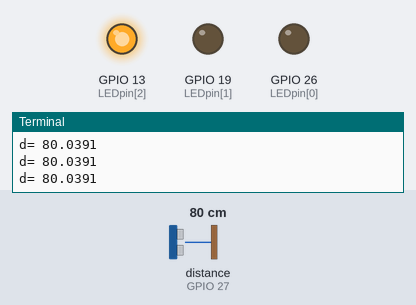
A program run on a simulated Raspberry Pi (BCM pin numbers). Parts: output pins drawn as LEDs (lit = HIGH), the last lines printed to the terminal. Inputs (shaded band) come from the test bench; at power-on: distance to the obstacle (sensor on GPIO 27) 80 cm. The echo pulse lasts 58.3 µs per cm; the clock reads 2024-03-15 10:24:30 at power-on unless the program sets it; pins used as bus, display or sensor lines are not drawn.

Above: at 1.2 s.
1.3 s: distance to the obstacle (sensor on GPIO 27) set to 76 cm
At 2.3 s:
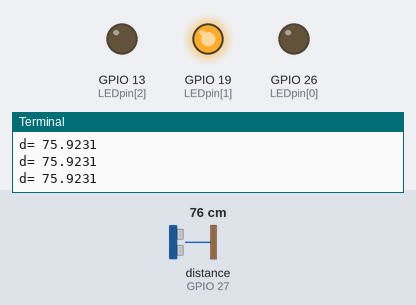
2.9 s: distance to the obstacle (sensor on GPIO 27) set to 22 cm
4.4 s: distance to the obstacle (sensor on GPIO 27) set to 19 cm
At 5.3 s:
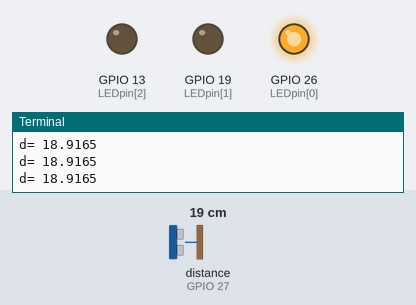
5.9 s: distance to the obstacle (sensor on GPIO 27) set to 35 cm
At 6.8 s:
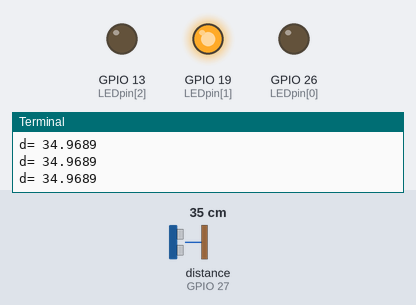
Timing chart, 0 to 8.4 s (numbered marks = the images above; inputs shaded):
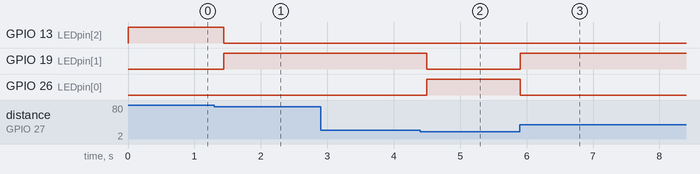

Measured:
- the behaviour switches between 80 and 79 cm on distance to the obstacle (sensor on GPIO 27) (found by bisection; images 0 and 1)
- the behaviour switches between 21 and 20 cm on distance to the obstacle (sensor on GPIO 27) (found by bisection; images 1 and 2)
- after the input at 1.3 s, GPIO 13 (LEDpin[2]): HIGH → LOW after 0.14 s; GPIO 19 (LEDpin[1]): LOW → HIGH after 0.14 s
- after the input at 4.4 s, GPIO 19 (LEDpin[1]): HIGH → LOW after 0.09 s; GPIO 26 (LEDpin[0]): LOW → HIGH after 0.09 s
- after the input at 5.9 s, GPIO 19 (LEDpin[1]): LOW → HIGH at once; GPIO 26 (LEDpin[0]): HIGH → LOW at once

The program:

Chap2_Exercise_Part2.py
```python
import time
import datetime
import RPi.GPIO as GPIO

def get_time(i, f):
    return (f-i).total_seconds()

def get_distance(trig, echo):
    # transmit
    GPIO.output(trig, GPIO.LOW)
    time.sleep(0.000001)
    GPIO.output(trig, GPIO.HIGH)
    time.sleep(0.000001)
    GPIO.output(trig, GPIO.LOW)
    # wait and receive
	# wait for HIGH state of ECHO (posedge)
    i = datetime.datetime.now()
    while GPIO.input(echo) == GPIO.LOW:
        if (datetime.datetime.now() - i).total_seconds() > 1:
            return -1
	# wait for LOW state of ECHO (negedge)
    i = datetime.datetime.now()
    while GPIO.input(echo) == GPIO.HIGH:
        if (datetime.datetime.now() - i).total_seconds() > 1:
            return -2
    f = datetime.datetime.now()

    # compute the distance
    return get_time(i, f) * 343 * 100 / 2;

GPIO.setmode(GPIO.BCM)
GPIO.setwarnings(False)

LEDpin = [26, 19, 13]
State  = [[1,  0,  0 ],
	[0, 1, 0 ],
	[0, 0, 1 ],
    [1, 1, 1 ]]
TRIG = 22
ECHO = 27


if __name__ == "__main__":
	GPIO.setup(LEDpin, GPIO.OUT)
	GPIO.setup(ECHO, GPIO.IN)
	GPIO.setup(TRIG, GPIO.OUT)

	mode = 0
	while True :
		d = get_distance(TRIG, ECHO)
		print("d= {}".format(round(d, 4)))
		if d < 0:
			GPIO.output(LEDpin, State[-1])
		elif d < 20:
			GPIO.output(LEDpin, State[0])
		elif d > 80:
			GPIO.output(LEDpin, State[2])
		else:
			GPIO.output(LEDpin, State[1])
		time.sleep(0.2)
```
